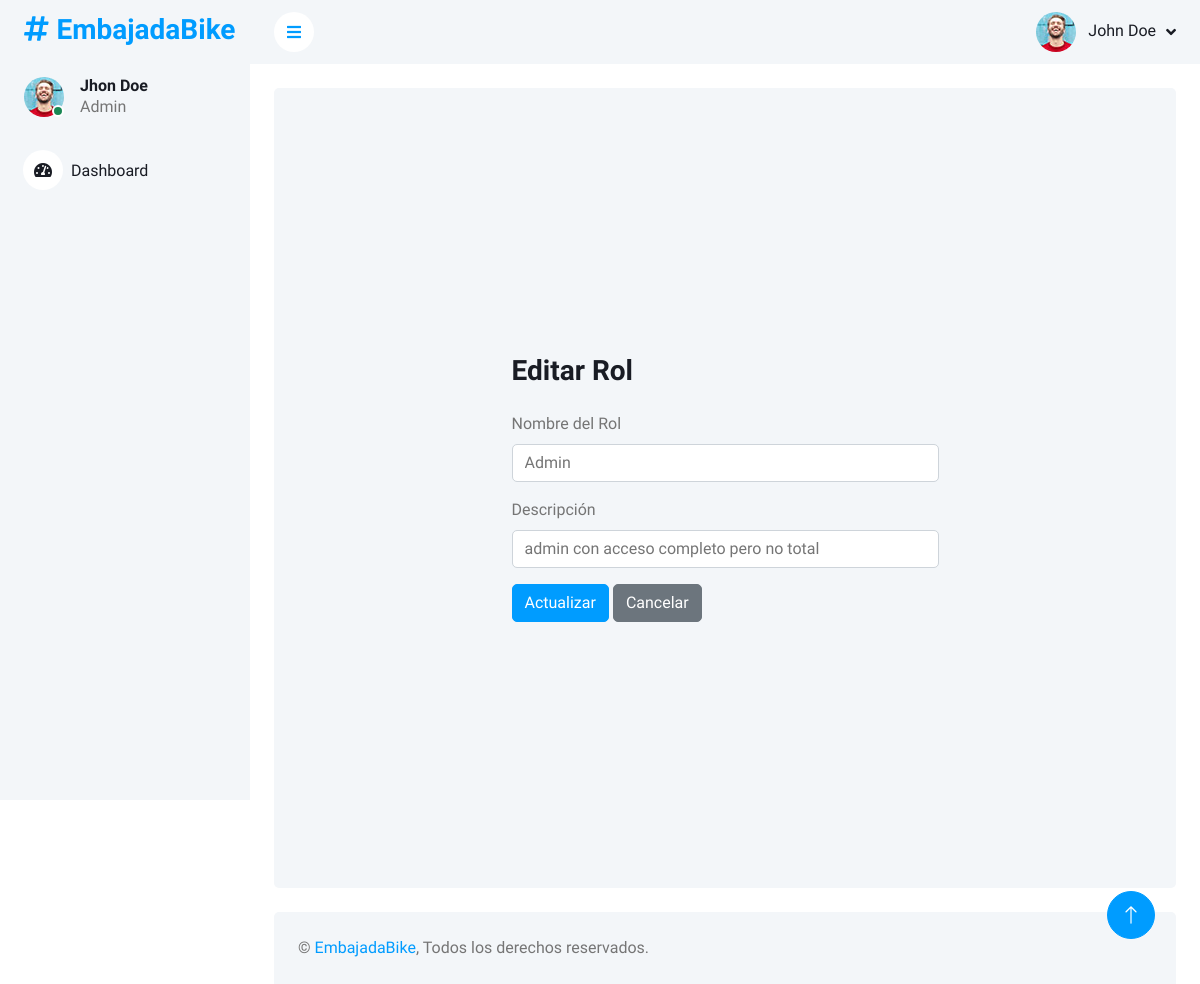
Screenshot of /index.php?c=Charges&a=edit&id=2 (signed in) with the database file from the repository.
### tables this page shows
CREATE TABLE `charges` (
  `charge_id` int NOT NULL COMMENT 'id unico de cada rol',
  `charge_name` char(50) DEFAULT NULL COMMENT 'nombre del rol',
  `charge_desc` varchar(50) DEFAULT NULL COMMENT 'descripcion del rol o permisos'
);

### models/Database.php (called while the page is built)
<?php
    class Database {
        private static $instance = null;
        private $pdo;
            private function __construct() {
                try {
                    $dsn = "mysql:host=localhost;dbname=en_bajada_bike_db;charset=utf8mb4";
                    $username = "root";
                    $password = "";
                    $this->pdo = new PDO($dsn, $username, $password);
                    $this->pdo->setAttribute(PDO::ATTR_ERRMODE, PDO::ERRMODE_EXCEPTION);
                } catch (PDOException $ex) {
                    die("Error en la conexión: " . $ex->getMessage());
                }
            }
            public static function getInstance() {
                if (!self::$instance) {
                    self::$instance = new Database();
                }
                return self::$instance;
            }
            public function getConnection() {
                return $this->pdo;
            }
    }
?>

### models/Charge.php (called while the page is built, shortened)
<?php
    require_once "Database.php";
            class Charge {
                private $pdo;
                    public function __construct() { $this->pdo = Database::getInstance()->getConnection(); }
                        public function getById($charge_id) {
                            $stmt = $this->pdo->prepare("SELECT * FROM charges WHERE charge_id = ?");
                            $stmt->execute([$charge_id]);
                            return $stmt->fetch(PDO::FETCH_ASSOC);
                        }
        }
?>

### views/charges/admin/pages/charges/update_charge.php (the view, shortened to what this page needs)
<div class="container-fluid pt-4 px-4">
  <div class="row vh-100 bg-light rounded align-items-center justify-content-center mx-0">
    <div class="col-12 col-md-6">
      <h3 class="mb-4">Editar Rol</h3>
      <form action="index.php?c=Charges&a=edit" method="POST">
        <div class="mb-3">
          <label for="charge_name" class="form-label">Nombre del Rol</label>
          <input type="text" class="form-control" id="charge_name" name="charge_name" value="<?php echo $charge['charge_name']; ?>" required>
        </div>
        <div class="mb-3">
          <label for="charge_desc" class="form-label">Descripción</label>
          <input type="text" class="form-control" id="charge_desc" name="charge_desc" value="<?php echo $charge['charge_desc']; ?>" required>
        </div>
        <button type="submit" class="btn btn-primary">Actualizar</button>
        <a href="index.php?c=Charges" class="btn btn-secondary">Cancelar</a>
      </form>
    </div>
  </div>
</div>

### assets/dep/dashboard/css/style.css (style rules this page uses)
:root { --primary: #009CFF; --light: #F3F6F9; --dark: #191C24; }
.btn { transition: .5s; }
.btn.btn-primary { color: #FFFFFF; }

### rows the page displays
charges: charge_name "Admin", charge_desc "admin con acceso completo pero no total"
